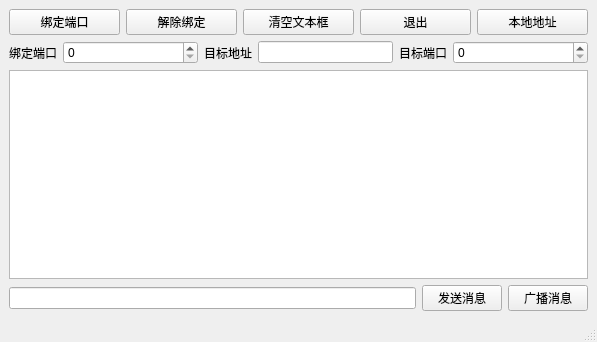
<?xml version="1.0" encoding="UTF-8"?>
<ui version="4.0">
 <class>MainWindow</class>
 <widget class="QMainWindow" name="MainWindow">
  <property name="geometry">
   <rect>
    <x>0</x>
    <y>0</y>
    <width>597</width>
    <height>342</height>
   </rect>
  </property>
  <property name="windowTitle">
   <string>MainWindow</string>
  </property>
  <widget class="QWidget" name="centralwidget">
   <layout class="QGridLayout" name="gridLayout_2">
    <item row="0" column="0">
     <layout class="QGridLayout" name="gridLayout">
      <item row="0" column="0" colspan="3">
       <layout class="QHBoxLayout" name="horizontalLayout">
        <item>
         <widget class="QPushButton" name="pbtn_connect">
          <property name="text">
           <string>绑定端口</string>
          </property>
         </widget>
        </item>
        <item>
         <widget class="QPushButton" name="pbtn_disconnect">
          <property name="text">
           <string>解除绑定</string>
          </property>
         </widget>
        </item>
        <item>
         <widget class="QPushButton" name="pbtn_clear">
          <property name="text">
           <string>清空文本框</string>
          </property>
         </widget>
        </item>
        <item>
         <widget class="QPushButton" name="pbtn_exit">
          <property name="text">
           <string>退出</string>
          </property>
         </widget>
        </item>
        <item>
         <widget class="QPushButton" name="pbtn_findip">
          <property name="text">
           <string>本地地址</string>
          </property>
         </widget>
        </item>
       </layout>
      </item>
      <item row="1" column="0" colspan="3">
       <layout class="QHBoxLayout" name="horizontalLayout_2">
        <item>
         <widget class="QLabel" name="label">
          <property name="text">
           <string>绑定端口</string>
          </property>
         </widget>
        </item>
        <item>
         <widget class="QSpinBox" name="bind_port">
          <property name="sizePolicy">
           <sizepolicy hsizetype="Expanding" vsizetype="Fixed">
            <horstretch>0</horstretch>
            <verstretch>0</verstretch>
           </sizepolicy>
          </property>
          <property name="maximum">
           <number>10000</number>
          </property>
         </widget>
        </item>
        <item>
         <widget class="QLabel" name="label_2">
          <property name="text">
           <string>目标地址</string>
          </property>
         </widget>
        </item>
        <item>
         <widget class="QLineEdit" name="lineEdit_ip">
          <property name="sizePolicy">
           <sizepolicy hsizetype="Expanding" vsizetype="Fixed">
            <horstretch>0</horstretch>
            <verstretch>0</verstretch>
           </sizepolicy>
          </property>
         </widget>
        </item>
        <item>
         <widget class="QLabel" name="label_3">
          <property name="text">
           <string>目标端口</string>
          </property>
         </widget>
        </item>
        <item>
         <widget class="QSpinBox" name="global_port">
          <property name="sizePolicy">
           <sizepolicy hsizetype="Expanding" vsizetype="Fixed">
            <horstretch>0</horstretch>
            <verstretch>0</verstretch>
           </sizepolicy>
          </property>
          <property name="maximum">
           <number>10000</number>
          </property>
         </widget>
        </item>
       </layout>
      </item>
      <item row="2" column="0" colspan="3">
       <widget class="QTextEdit" name="textEdit_display"/>
      </item>
      <item row="3" column="0">
       <widget class="QLineEdit" name="lineEdit_message"/>
      </item>
      <item row="3" column="1">
       <widget class="QPushButton" name="pbtn_send">
        <property name="text">
         <string>发送消息</string>
        </property>
       </widget>
      </item>
      <item row="3" column="2">
       <widget class="QPushButton" name="pbtn_broadcast">
        <property name="text">
         <string>广播消息</string>
        </property>
       </widget>
      </item>
     </layout>
    </item>
   </layout>
  </widget>
  <widget class="QMenuBar" name="menubar">
   <property name="geometry">
    <rect>
     <x>0</x>
     <y>0</y>
     <width>597</width>
     <height>17</height>
    </rect>
   </property>
  </widget>
  <widget class="QStatusBar" name="statusbar"/>
 </widget>
 <resources/>
 <connections/>
</ui>
